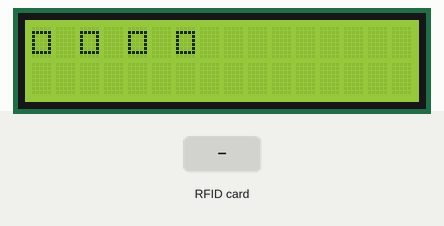
Recording of a sketch running on a simulated Arduino Uno, built with avr-gcc and run on an emulated ATmega328P. Parts: 16×2 character LCD. Inputs (shaded band) come from the test bench. What the sketch prints to the serial monitor is not drawn.

Above: at 1.2 s.
At 16.3 s:
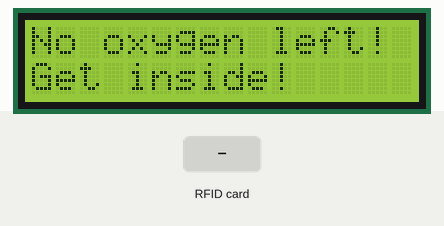
16.4 s: RFID card 5E 7A 19 C4 held to the reader
At 17.6 s:
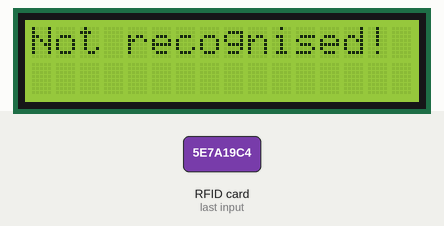
17.9 s: RFID card 93 4A 97 15 held to the reader
At 21.0 s:
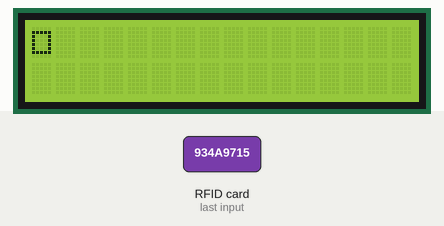
Timing chart, 0 to 22.5 s (numbered marks = the images above; inputs shaded):
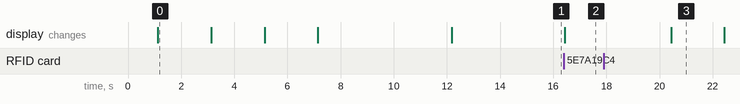

The sketch:

spacesuit_system.ino
```cpp
#include <LiquidCrystal_I2C.h>
#include <SPI.h>
#include <MFRC522.h>
MFRC522 mfrc522(10, 9);
LiquidCrystal_I2C lcd(0x27, 16, 2);
char s = 219;
bool isEmpty = false;
int oxygen_volume;
void setup() {
  // put your setup code here, to run once:
  Serial.begin(9600);
  SPI.begin();
  mfrc522.PCD_Init();
  lcd.init();
  lcd.backlight();
  lcd.rightToLeft();

  delay(1000);
  lcd.clear();

  usingOxygen();
}

void loop() {
  // put your main code here, to run repeatedly

  rechargeOxygen();
}

void usingOxygen() {
  oxygen_volume = 100;
  lcd.print(s);
  lcd.print(" ");
  lcd.print(s);
  lcd.print(" ");
  lcd.print(s);
  lcd.print(" ");
  lcd.print(s);

  delay(2000);
  lcd.clear();
  oxygen_volume = 75;
  lcd.print(s);
  lcd.print(" ");
  lcd.print(s);
  lcd.print(" ");
  lcd.print(s);

  delay(2000);
  lcd.clear();
  oxygen_volume = 50;
  lcd.print(s);
  lcd.print(" ");
  lcd.print(s);

  delay(2000);
  oxygen_volume = 25;
  lcd.clear();
  lcd.print(s);

  delay(5000);
  lcd.clear();
  lcd.print("No oxygen left!");
  lcd.setCursor(0, 1);
  lcd.println("Get inside!      ");
  delay(3000);
  oxygen_volume = 0;
  isEmpty = true;
}

void rechargeOxygen() {

  if ( ! mfrc522.PICC_IsNewCardPresent())
  {
    return;
  }
  // Select one of the cards
  if ( ! mfrc522.PICC_ReadCardSerial())
  {
    return;
  }

  Serial.print("UID tag :");
  String content= "";
  byte letter;
  for (byte i = 0; i < mfrc522.uid.size; i++)
  {
     Serial.print(mfrc522.uid.uidByte[i] < 0x10 ? " 0" : " ");
     Serial.print(mfrc522.uid.uidByte[i], HEX);
     content.concat(String(mfrc522.uid.uidByte[i] < 0x10 ? " 0" : " "));
     content.concat(String(mfrc522.uid.uidByte[i], HEX));
  }
  Serial.println();
  Serial.print("Message : ");
  content.toUpperCase();

  if (content.substring(1) == "93 4A 97 15" || content.substring(1) == "F3 3E C7 16")
  {
    if(isEmpty == true){
    isEmpty = false;
    delay(1000);
    lcd.clear();
    oxygen_volume = 25;
    lcd.print(s);
    delay(2000);

    lcd.clear();
    oxygen_volume = 50;
    lcd.print(s);
    lcd.print(" ");
    lcd.print(s);
    delay(2000);

    lcd.clear();
    oxygen_volume = 75;
    lcd.print(s);
    lcd.print(" ");
    lcd.print(s);
    lcd.print(" ");
    lcd.print(s);
    delay(2000);

    lcd.clear();
    oxygen_volume = 100;
    lcd.print(s);
    lcd.print(" ");
    lcd.print(s);
    lcd.print(" ");
    lcd.print(s);
    lcd.print(" ");
    lcd.print(s);

    }
    else{
      lcd.clear();
      lcd.print("Oxygen tank full!");
      delay(6000);
      lcd.clear();
      usingOxygen();
    }
  }

 else   {
  lcd.clear();
    lcd.print("Not recognised!");
    delay(3000);
  }
}
```

Measured:
- after the input at 16.4 s, the display: changes at once (image 2)
- after the input at 17.9 s, the display: changes after 2.5 s (image 3)
- what the display in image 0 shows lasts 2.0 s, from 1.1 s to 3.1 s
